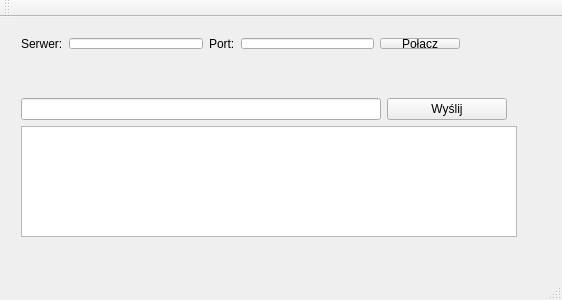
<?xml version="1.0" encoding="UTF-8"?>
<ui version="4.0">
 <class>MainWindow</class>
 <widget class="QMainWindow" name="MainWindow">
  <property name="geometry">
   <rect>
    <x>0</x>
    <y>0</y>
    <width>562</width>
    <height>300</height>
   </rect>
  </property>
  <property name="windowTitle">
   <string>MainWindow</string>
  </property>
  <widget class="QWidget" name="centralWidget">
   <widget class="QWidget" name="horizontalLayoutWidget">
    <property name="geometry">
     <rect>
      <x>10</x>
      <y>10</y>
      <width>461</width>
      <height>33</height>
     </rect>
    </property>
    <layout class="QHBoxLayout" name="horizontalLayout">
     <item>
      <widget class="QLabel" name="label">
       <property name="text">
        <string>Serwer:</string>
       </property>
      </widget>
     </item>
     <item>
      <widget class="QLineEdit" name="lineEdit"/>
     </item>
     <item>
      <widget class="QLabel" name="label_2">
       <property name="text">
        <string>Port:</string>
       </property>
      </widget>
     </item>
     <item>
      <widget class="QLineEdit" name="lineEdit_2"/>
     </item>
     <item>
      <widget class="QPushButton" name="pushButton">
       <property name="text">
        <string>Połącz</string>
       </property>
      </widget>
     </item>
    </layout>
   </widget>
   <widget class="QWidget" name="formLayoutWidget">
    <property name="geometry">
     <rect>
      <x>10</x>
      <y>70</y>
      <width>518</width>
      <height>161</height>
     </rect>
    </property>
    <layout class="QFormLayout" name="formLayout">
     <item row="0" column="0">
      <widget class="QLineEdit" name="lineEdit_3">
       <property name="minimumSize">
        <size>
         <width>360</width>
         <height>0</height>
        </size>
       </property>
      </widget>
     </item>
     <item row="0" column="1">
      <widget class="QPushButton" name="pushButton_2">
       <property name="minimumSize">
        <size>
         <width>120</width>
         <height>0</height>
        </size>
       </property>
       <property name="maximumSize">
        <size>
         <width>120</width>
         <height>16777215</height>
        </size>
       </property>
       <property name="text">
        <string>Wyślij</string>
       </property>
      </widget>
     </item>
     <item row="1" column="0" colspan="2">
      <widget class="QPlainTextEdit" name="plainTextEdit"/>
     </item>
    </layout>
   </widget>
  </widget>
  <widget class="QMenuBar" name="menuBar">
   <property name="geometry">
    <rect>
     <x>0</x>
     <y>0</y>
     <width>562</width>
     <height>22</height>
    </rect>
   </property>
  </widget>
  <widget class="QToolBar" name="mainToolBar">
   <attribute name="toolBarArea">
    <enum>TopToolBarArea</enum>
   </attribute>
   <attribute name="toolBarBreak">
    <bool>true</bool>
   </attribute>
  </widget>
  <widget class="QStatusBar" name="statusBar"/>
 </widget>
 <layoutdefault spacing="6" margin="11"/>
 <resources/>
 <connections/>
</ui>
